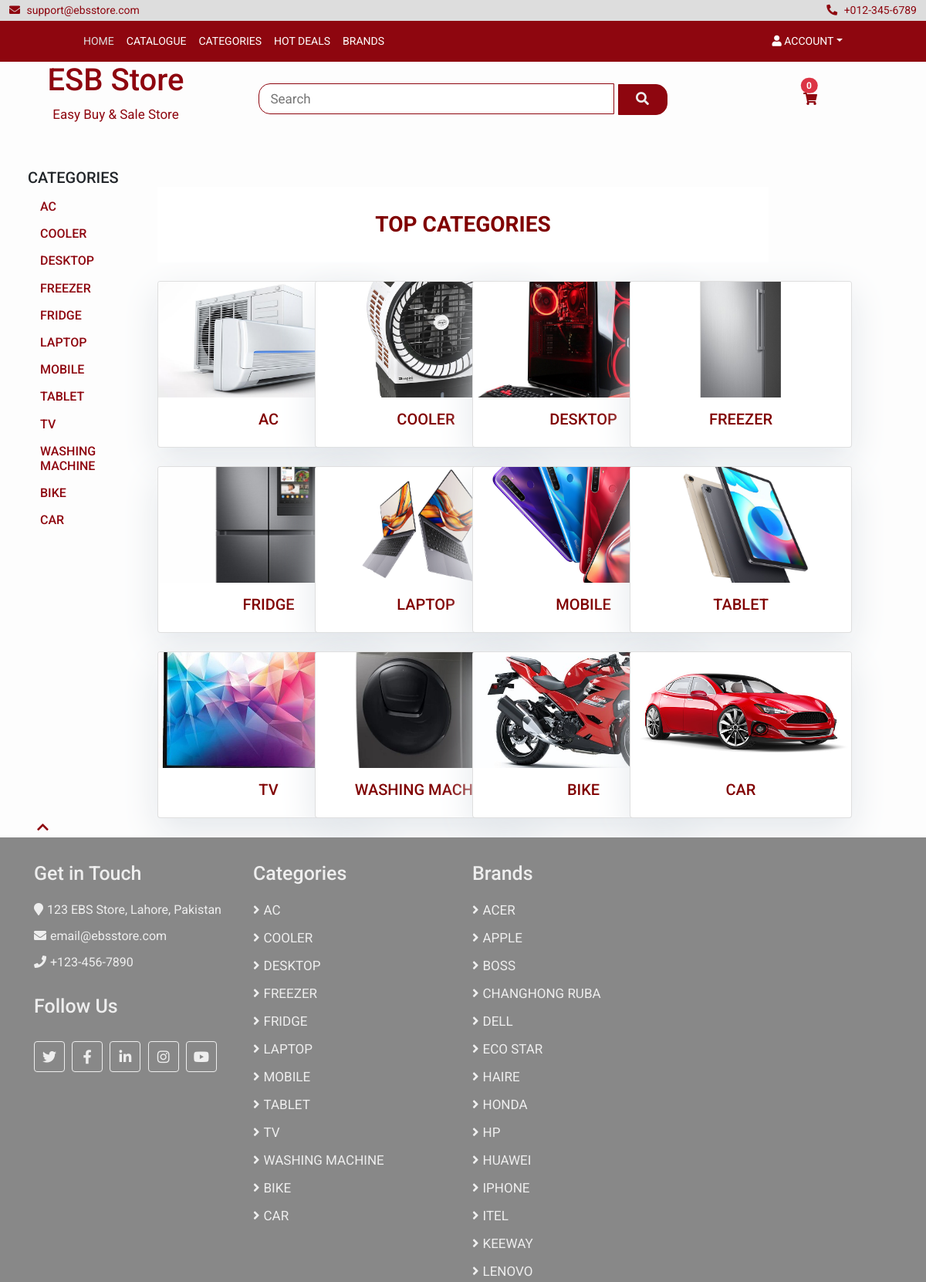
The page /categories-list-view/ (upper part) on the database its author committed.
### store/models.py (models this page shows, shortened)
class Category(models.Model):
    title = models.CharField(max_length=255, unique=True)
    image = models.ImageField(upload_to='uploads/', null=True, blank=True, verbose_name="")
    @property
    def get_url(self):
        if self.image and hasattr(self.image, 'url'):
            return self.image.url
        else:
            return "/static/img/no_image.jpg"

class Brand(models.Model):
    title = models.CharField(max_length=255)
    image = models.ImageField(upload_to='logos/', null=True, blank=True, verbose_name="")

### store/views.py (the view)
# urls.py: path('categories-list-view/',views.categories_list_view,name='categories_list_view'),
def categories_list_view(request):
    categories = Category.objects.all()
    context= { 'categories': categories }
    return render(request, "store/products/categories_list_view.html", context )

### cart/cart.py (called while the page is built)
    def total_items(self):
        return len(self.cart)

### cart/context_processor.py (called while the page is built)
def cart(request):
    return {'cart': Cart(request)}

### store/context_processor.py (called while the page is built)
def categories(request):
    categories = Category.objects.all()
    return {'categories': categories}

def brands(request):
    brands = Brand.objects.all()
    return {'brands': brands}

### templates/store/products/categories_list_view.html
{% extends "../../base.html" %}
{% load humanize %}
{% load static%}
{% block head  %}
  <link href="{% static '/css/product-cards.css' %}" rel="stylesheet"/>
 {% endblock %}
{%block content%}
{% if categories%}
<div class="row">
    <div class="col-2 px-5">
        <h5>CATEGORIES<h5>
        <div class="flex-column side-links">
          {% if categories%}
            {% for category in categories %}
              <a class="nav-link text-uppercase" href="{% url 'products_category_view' category.id%}">{{category.title}}</a></a>
            {% endfor %}
          {%endif%}
        </div>
    </div>
    <div class="col-8">
		<h3 class="text-center my-4 heading-title">Top Categories</h3>
		<div class="row row-cols-1 row-cols-md-4 g-4">
			{% for category in categories %}
			<div class="col-md-3 text-center">
				<div class="card" style="width: 18rem">
					<img src="{{ category.get_url }}" class="card-img-top" alt="..." />
					<div class="card-body">
						<h5 class="card-title text-uppercase"
							><a href="{% url 'products_category_view' category.id %}"
								>{{category.title}}</a
							></h5
						>
					</div>
				</div>
			</div>
			{% endfor %}
		</div>
		{%endif%}
	</div>
</div>
		{% endblock%}

### templates/components/footer.html (shortened to what this page needs)
<div class="footer">
            <div class="container-fluid">
                <div class="row">
                    <div class="col-lg-3 col-md-6">
                        <div class="footer-widget">
                            <h2>Get in Touch</h2>
                            <div class="contact-info">
                                <p><i class="fa fa-map-marker"></i>123 EBS Store, Lahore, Pakistan</p>
                                <p><i class="fa fa-envelope"></i>email@ebsstore.com</p>
                                <p><i class="fa fa-phone"></i>+123-456-7890</p>
                            </div>
                        </div>
                        <div class="footer-widget">
                            <h2>Follow Us</h2>
                            <div class="contact-info">
                                 <div class="social">
                                    <a href=""><i class="fab fa-twitter"></i></a>
                                    <a href=""><i class="fab fa-facebook-f"></i></a>
                                    <a href=""><i class="fab fa-linkedin-in"></i></a>
                                    <a href=""><i class="fab fa-instagram"></i></a>
                                    <a href=""><i class="fab fa-youtube"></i></a>
                                </div>
                            </div>
                        </div>
                    </div>
                    <div class="col-lg-3 col-md-6">
                        <div class="footer-widget">
                            <h2>Categories</h2>
                            <ul>
                                {% for category in categories%}
                                <li style="text-transform: uppercase"><a href="#">{{category.title}}</a></li>
                                {% endfor%}
                            </ul>
                        </div>
                    </div>
                    <div class="col-lg-3 col-md-6">
                        <div class="footer-widget">
                            <h2>Brands </h2>
                            <ul>
                                 {% for brand in brands%}
                                <li style="text-transform: uppercase"><a href="#">{{brand.title}}</a></li>
                                {% endfor%}
                            </ul>
                        </div>
                    </div>
                </div>
            </div>
        </div>

### static/css/product-cards.css (style rules this page uses)
body { font-family: "Roboto", sans-serif; font-size: 18px; background-color: #fdfdfd; }
.heading-title { color: maroon; text-transform: uppercase }
.card { box-shadow: 0 16px 48px #e3e7eb; }
.card-title { overflow: hidden; text-overflow: ellipsis; display: -webkit-box; -webkit-line-clamp: 1; line-clamp: 1; -webkit-box-orient: vertical; }
.card-title a { text-decoration: none; color: maroon; overflow: hidden; text-overflow: ellipsis; display: -webkit-box; -webkit-line-clamp: 2; line-clamp: 2; -webkit-box-orient: vertical; }
.card-img-top { width: 200px; height: 150px; object-fit: cover; }

### static/css/main.css (style rules this page uses)
:root { --primary: #8e060f; --white: #ffffff; }
body { font-family: "Roboto", sans-serif; overflow-x: hidden; font-size: 17px; background-color: #fdfdfd; }
a { color: #8e060f; outline: none; text-decoration: none; }
.heading-title { text-align: center; background: white; text-transform: uppercase; font-weight: 700; padding: 2rem; }
.side-links a { font-size: 1rem; color: #8e060f; }
.footer { position: relative; padding: 2rem; background: #888; color:#eee; }
.footer .footer-widget { position: relative; width: 100%; margin-bottom: 30px; }
.footer .footer-widget h2 { font-size: 25px; white-space: nowrap; margin-bottom: 20px; }
.footer .footer-widget ul { margin: 0; padding: 0; list-style: none; }
.footer .footer-widget ul li { margin-bottom: 12px; }
.footer .footer-widget ul li:last-child { margin-bottom: 0; }
.footer .footer-widget ul li a { color: #eee; white-space: nowrap; display: block; line-height: 23px; transition: all .3s; }
.footer .footer-widget ul li a::before { content: '\f105'; font-family: 'Font Awesome 5 Free'; font-weight: 900; padding-right: 5px; }
.footer .contact-info p { margin-bottom: 10px; font-size: 16px; }
.footer .contact-info p i { margin-right: 5px; }
.footer .social { position: relative; width: 100%; }
.footer .social a { display: inline-block; margin: 10px 5px 0 0; width: 40px; height: 40px; padding: 6px 0; text-align: center; font-size: 18px; color: #eee; border: 1px solid #eee; border-radius: 4px; transition: all .3s; }
.footer .social i { color: #eee; }

### rows shown on the page
Category: title "AC", get_url (picture)
Category: title "COOLER", get_url (picture)
Category: title "DESKTOP", get_url (picture)
Category: title "FREEZER", get_url (picture)
Category: title "FRIDGE", get_url (picture)
Category: title "LAPTOP", get_url (picture)
Category: title "MOBILE", get_url (picture)
Category: title "TABLET", get_url (picture)
Category: title "TV", get_url (picture)
Category: title "WASHING MACHINE", get_url (picture)
Category: title "BIKE", get_url (picture)
Category: title "CAR", get_url (picture)
Brand: title "ACER"
Brand: title "APPLE"
Brand: title "BOSS"
Brand: title "CHANGHONG RUBA"
Brand: title "DELL"
Brand: title "ECO STAR"
Brand: title "HAIRE"
Brand: title "HONDA"
Brand: title "HP"
Brand: title "HUAWEI"
Brand: title "IPHONE"
Brand: title "ITEL"
Brand: title "KEEWAY"
Brand: title "LENOVO"

### other values the page prints
{{ cart.total_items }} "0"
